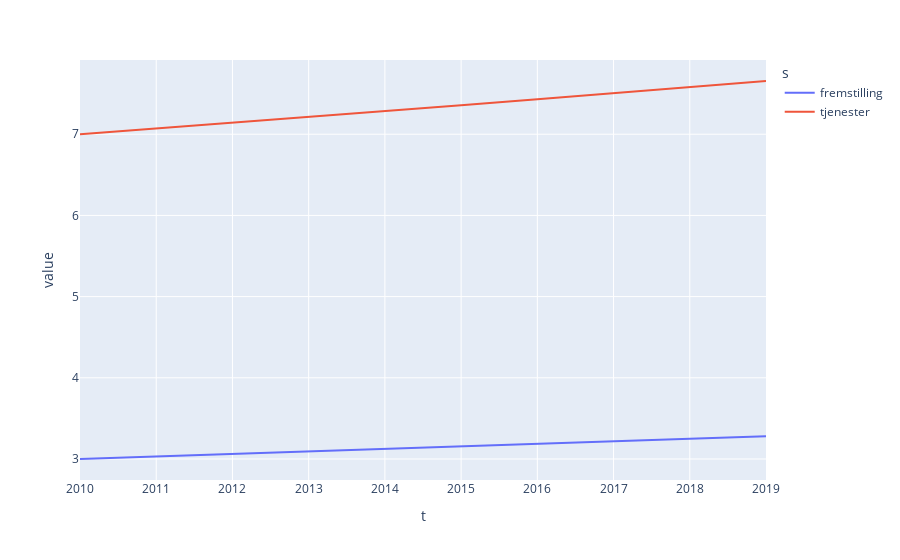

Here is the notebook cell this chart was saved with:
### Markdown cell above
If the *Plotly* package is installed, DREAM-tools sets the plotting backend of Pandas to Plotly. That means Plotly is used by default when plotting or printing a Pandas objects instead of Matplotlib. Neither plotting packages handles multi-indexes well. To plot our *y* variable from befroe we could write:

### Code cell
y.unstack("s").plot()

### Figure 1 — Plotly figure (JSON) as saved in the notebook; plotly's stock layout.template omitted (floating-point values rounded to 4 significant figures)
{"data": [{"hovertemplate": "s=fremstilling<br>t=%{x}<br>value=%{y}<extra></extra>", "legendgroup": "fremstilling", "line": {"color": "#636efa", "dash": "solid"}, "mode": "lines", "name": "fremstilling", "orientation": "v", "showlegend": true, "type": "scatter", "x": [2010, 2011, 2012, 2013, 2014, 2015, 2016, 2017, 2018, 2019], "xaxis": "x", "y": [3, 3.03, 3.06, 3.091, 3.122, 3.153, 3.185, 3.216, 3.249, 3.281], "yaxis": "y"}, {"hovertemplate": "s=tjenester<br>t=%{x}<br>value=%{y}<extra></extra>", "legendgroup": "tjenester", "line": {"color": "#EF553B", "dash": "solid"}, "mode": "lines", "name": "tjenester", "orientation": "v", "showlegend": true, "type": "scatter", "x": [2010, 2011, 2012, 2013, 2014, 2015, 2016, 2017, 2018, 2019], "xaxis": "x", "y": [7, 7.07, 7.141, 7.212, 7.284, 7.357, 7.431, 7.505, 7.58, 7.656], "yaxis": "y"}], "layout": {"legend": {"title": {"text": "s"}, "tracegroupgap": 0}, "margin": {"t": 60}, "xaxis": {"anchor": "y", "domain": [0, 1], "title": {"text": "t"}}, "yaxis": {"anchor": "x", "domain": [0, 1], "title": {"text": "value"}}}}
